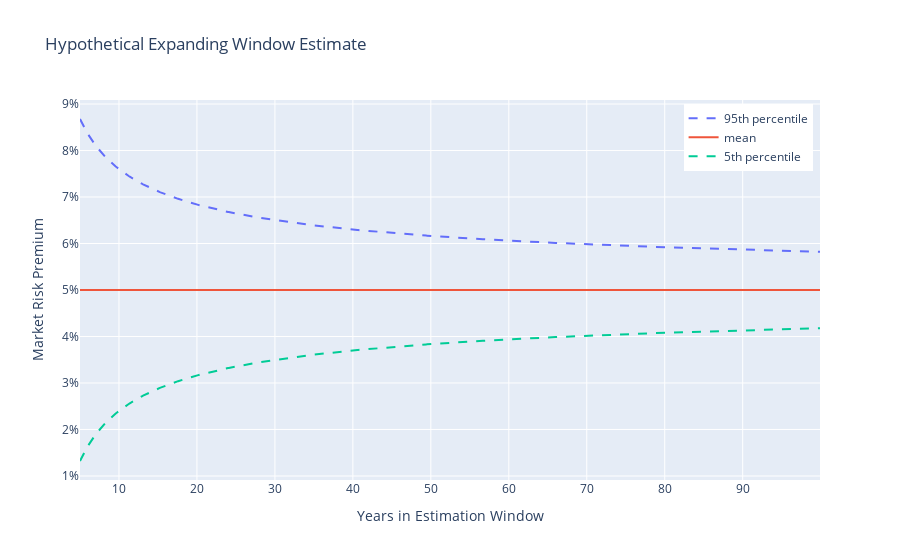

Notebook source saved alongside this figure:
### Markdown cell above
# FIGURE: ANALYTICAL UNCERTAINTY

### Code cell
import pandas as pd
from scipy.stats import norm
import numpy as np
import plotly.graph_objects as go
from pandas_datareader import DataReader as pdr
import warnings
warnings.simplefilter(action='ignore', category=FutureWarning)

# convert annual to monthly
mn = mn/12
sd = sd/np.sqrt(12)

# 90% confidence interval
df = pd.DataFrame(dtype='float', columns=['Average','5th','95th'], index=np.arange(5*12,T*12))
df['Average'] = mn
df['5th']  = mn - norm.ppf(0.95)*sd/np.sqrt(df.index)
df['95th'] = mn + norm.ppf(0.95)*sd/np.sqrt(df.index)
df = df*12
df['Years'] = df.index/12

# Plot confidence interval
trace3 = go.Scatter(
    x=df["Years"],
    y=df["5th"],
    mode="lines",
    line=dict(dash="dash"),
    name="5th percentile",
    hovertemplate="5th percentile = %{y:.1%}<extra></extra>"
    )
trace2 = go.Scatter(
    x=df["Years"],
    y=df["Average"],
    mode="lines",
    name="mean",
    hovertemplate="mean = %{y:.1%}<extra></extra>"
)
trace1 = go.Scatter(
    x=df["Years"],
    y=df["95th"],
    mode="lines",
    line=dict(dash="dash"),
    name="95th percentile",
    hovertemplate="95th percentile = %{y:.1%}<extra></extra>"
)
fig1 = go.Figure()
for trace in [trace1, trace2, trace3]:
    fig1.add_trace(trace)
fig1.update_layout(
    yaxis_title='Market Risk Premium',
    xaxis_title='Years in Estimation Window',
    title='Hypothetical Expanding Window Estimate',
    hovermode="x unified",
    yaxis_tickformat=".0%",
    legend=dict(yanchor="top", y=0.99, xanchor="right", x=0.99, title="")
)
fig1.show()

### Figure 1 — Plotly figure (JSON) as saved in the notebook; plotly's stock layout.template omitted (floating-point values rounded to 4 significant figures; data arrays with more than 128 entries replaced by an {"elided": "..."} marker saying what was removed)
{"data": [{"hovertemplate": "95th percentile = %{y:.1%}<extra></extra>", "line": {"dash": "dash"}, "mode": "lines", "name": "95th percentile", "type": "scatter", "x": {"elided": "1140 float values"}, "y": {"elided": "1140 float values"}}, {"hovertemplate": "mean = %{y:.1%}<extra></extra>", "mode": "lines", "name": "mean", "type": "scatter", "x": {"elided": "1140 float values"}, "y": {"elided": "1140 float values"}}, {"hovertemplate": "5th percentile = %{y:.1%}<extra></extra>", "line": {"dash": "dash"}, "mode": "lines", "name": "5th percentile", "type": "scatter", "x": {"elided": "1140 float values"}, "y": {"elided": "1140 float values"}}], "layout": {"hovermode": "x unified", "legend": {"title": {"text": ""}, "x": 0.99, "xanchor": "right", "y": 0.99, "yanchor": "top"}, "title": {"text": "Hypothetical Expanding Window Estimate"}, "xaxis": {"title": {"text": "Years in Estimation Window"}}, "yaxis": {"tickformat": ".0%", "title": {"text": "Market Risk Premium"}}}}
